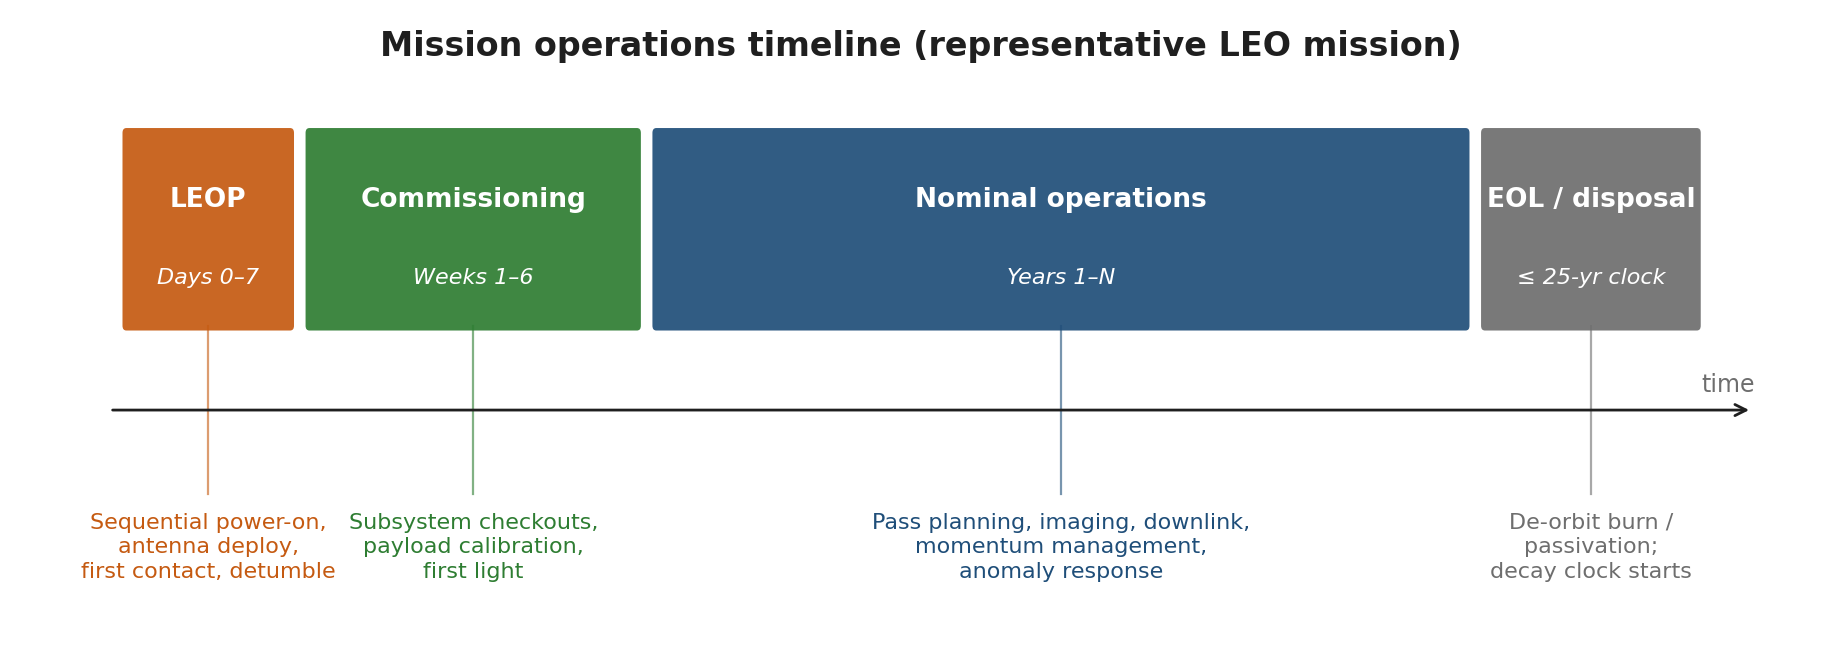

This chart was generated by the following Python code:
"""ConOps timeline — LEOP → Commissioning → Nominal → Disposal."""
from pathlib import Path

import matplotlib.pyplot as plt
from matplotlib.patches import FancyBboxPatch
from oer_style import apply_style, COLORS, save

apply_style()
fig, ax = plt.subplots(figsize=(11.5, 3.6))
ax.set_xlim(-0.5, 18)
ax.set_ylim(2.8, 7.4)
ax.axis("off")
ax.set_title("Mission operations timeline (representative LEO mission)", pad=6)

phases = [
    ("LEOP",          0.5, 1.7, COLORS["accent_2"], "Days 0–7",
     "Sequential power-on,\nantenna deploy,\nfirst contact, detumble"),
    ("Commissioning", 2.4, 3.4, COLORS["accent_3"], "Weeks 1–6",
     "Subsystem checkouts,\npayload calibration,\nfirst light"),
    ("Nominal operations", 6.0, 8.4, COLORS["accent"], "Years 1–N",
     "Pass planning, imaging, downlink,\nmomentum management,\nanomaly response"),
    ("EOL / disposal", 14.6, 2.2, COLORS["grey"], "≤ 25-yr clock",
     "De-orbit burn /\npassivation;\ndecay clock starts"),
]
y0, h = 5.3, 1.6
for name, x, w, color, dur, txt in phases:
    box = FancyBboxPatch((x, y0), w, h, boxstyle="round,pad=0.04",
                         linewidth=0, facecolor=color, alpha=0.92)
    ax.add_patch(box)
    ax.text(x + w / 2, y0 + h * 0.65, name, ha="center", va="center",
            color="white", fontweight="bold", fontsize=9.5)
    ax.text(x + w / 2, y0 + h * 0.25, dur, ha="center", va="center",
            color="white", fontsize=8.0, style="italic")
    cx = x + w / 2
    ax.plot([cx, cx], [y0, 3.9], color=color, lw=0.8, alpha=0.6, zorder=0)
    ax.text(cx, 3.75, txt, ha="center", va="top", fontsize=8,
            color=color, linespacing=1.3, clip_on=True)

# Time arrow between the band and the activity text
ax.annotate("", xy=(17.4, 4.6), xytext=(0.3, 4.6),
            arrowprops=dict(arrowstyle="->", color=COLORS["ink"], lw=1.0))
ax.text(17.4, 4.75, "time", color=COLORS["grey"], fontsize=8.5, ha="right")

save(fig, Path(__file__).stem)
